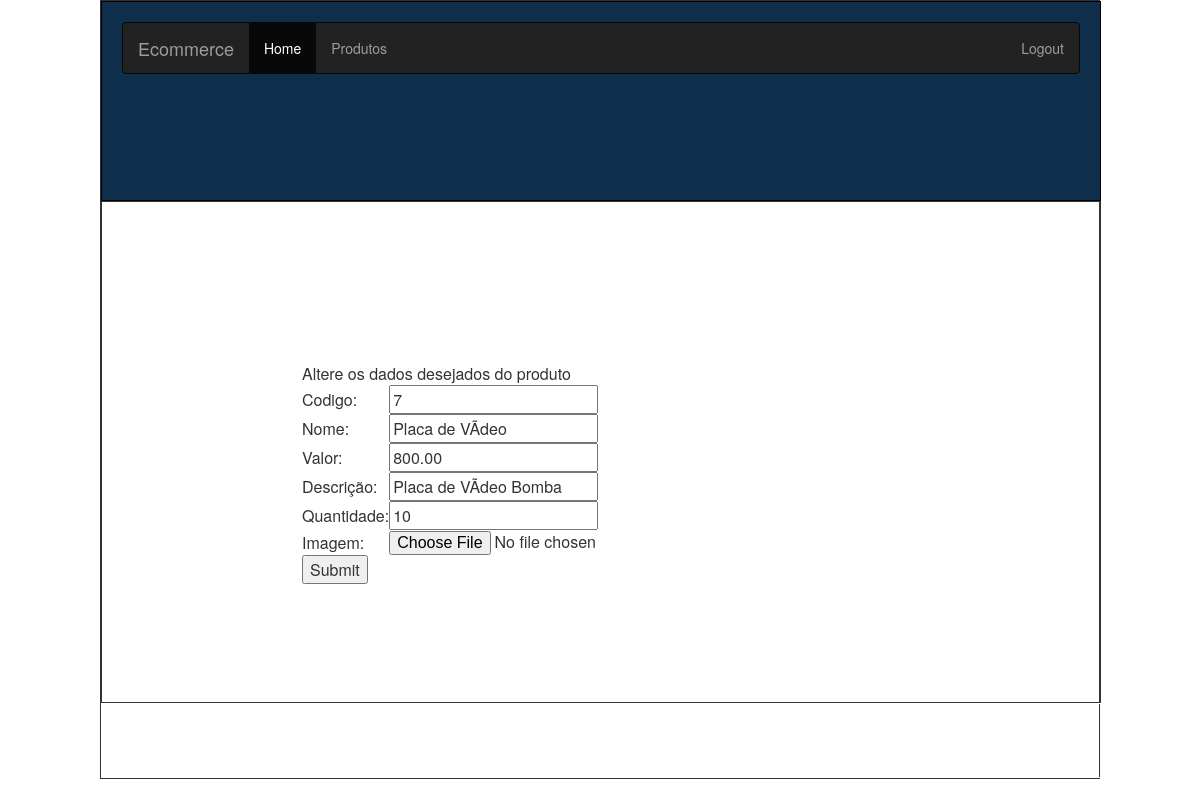
The app's page /adm/principal.php?ma=ap&cod=7 with its own data.
### tables this page shows
CREATE TABLE IF NOT EXISTS `produtos` (
  `pro_id` int(11) NOT NULL,
  `pro_nome` varchar(100) NOT NULL,
  `pro_valor` decimal(18,2) NOT NULL,
  `pro_descricao` varchar(200) NOT NULL,
  `img` varchar(100) NOT NULL,
  `pro_quantidade` int(11) NOT NULL,
  PRIMARY KEY (`pro_id`)
);

### cls/produtosClass.php (called while the page is built, shortened)
<?php
	class produtosClass
	{
		var $resultado;
		public function pesquisaproduto($codigo)
		{
			$Oconn = new conexaoClass();
			$Oconn -> abrir_conexao();
			$sql = "SELECT * FROM produtos  where pro_id=$codigo;";
			$conn = $Oconn -> getconn();
			$this -> resultado = $conn-> query($sql);
		}
		public function getConsulta()
		{
			return $this -> resultado;
		}
	}
?>

### adm/form_alteraproduto.php (the view, shortened to what this page needs)
<?php
	include '../cls/produtosClass.php';
	$pro_id= $_GET['cod'];
	$produto = new produtosClass();
	$linha = $produto -> pesquisaproduto($pro_id);
	$result = $produto -> getConsulta();
	if ($linha = $result->fetch_assoc())
	{
	?>
	<table>
	<form action="?ma=apa" class="form-group" method=POST>
		<tr>
			<td colspan=2>Altere os dados desejados do produto</td><br><br>
		</tr>
		<tr>
			<td>Codigo:</td><td><input type="text" name="codigo" value="<?php echo $linha['pro_id'];?>" readonly="readonly"></td><br>
		</tr>
		<tr>
			<td>Nome:</td><td><input type="text" name="nome" value="<?php echo $linha['pro_nome'];?>"></td><br>
		</tr>
		<tr>
			<td>Valor:</td><td><input type="text" name="valor" value="<?php echo $linha['pro_valor'];?>"></td><br>
		</tr>
		<tr>
			<td>Descrição:</td><td><input type="text" name="descricao" value="<?php echo $linha['pro_descricao'];?>"></td><br>
		</tr>
		<tr>
			<td>Quantidade:</td><td><input type="number_format" name="quantidade" value="<?php echo $linha['pro_quantidade'];?>"></td><br>
		</tr>
		<tr>
			<td>Imagem:</td><td><input type="file" name="img" value="<?php echo $linha['img'];?>"></td><br>
		</tr>
		<tr>
			<td colspan=2><input type="submit" name="Enviar">	</td>
		</tr>
	</form>
	</table>
	<?php
	}
	 ?>

### records on screen
produtos: codigo "7", nome "Placa de VÃ­deo", valor "800.00", descricao "Placa de VÃ­deo Bomba", quantidade "10"
